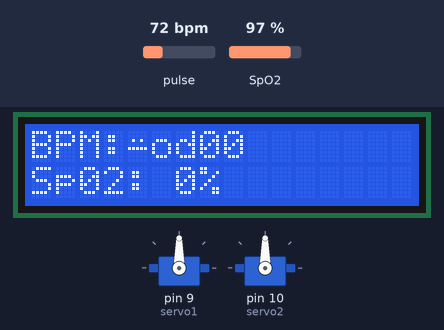
Bench run of a sketch on a simulated Arduino Uno, built with avr-gcc and run on an emulated ATmega328P. On the bench: 2 × servo, 16×2 character LCD. Inputs (shaded band) come from the test bench; at power-on: SpO2 97 %, pulse 72 bpm. What the sketch prints to the serial monitor is not drawn.

Above: at 13.1 s.
13.2 s: SpO2 set to 94 %
At 17.8 s:
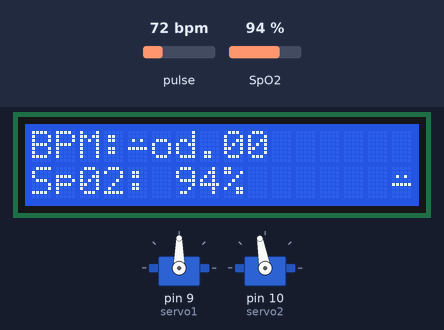
19.6 s: SpO2 set to 100 %
At 22.9 s:
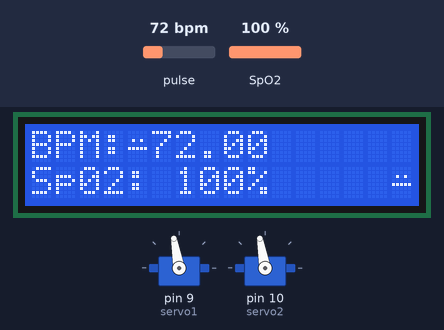
23.2 s: pulse set to 94 bpm
At 23.7 s:
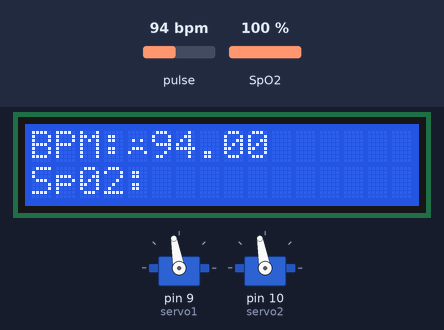
29.9 s: pulse set to 97 bpm
At 32.4 s:
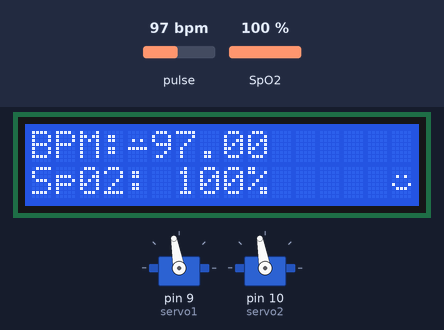
38.1 s: SpO2 set to 80 %
At 42.3 s:
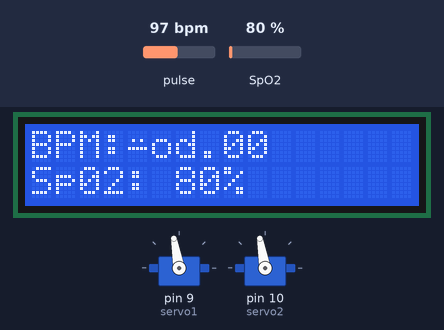
46.5 s: SpO2 set to 96 %
At 51.6 s:
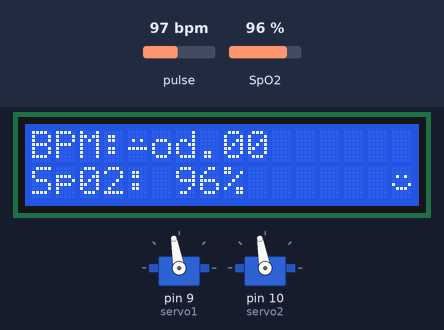
Timing chart, 0 to 53.1 s (numbered marks = the images above; inputs shaded):
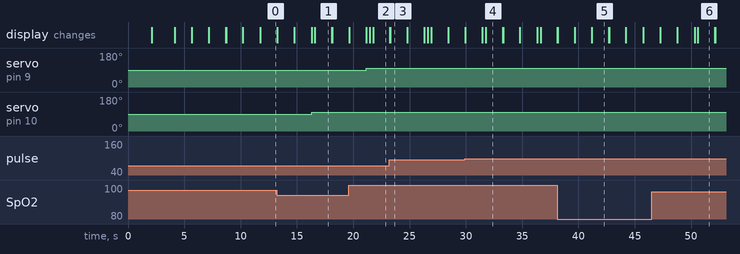

Measured:
- the behaviour switches between 96 and 95 % on SpO2 (found by bisection; images 0 and 1)
- the behaviour switches between 95 and 96 bpm on pulse (found by bisection; images 3 and 4)
- after the input at 13.2 s, servo on pin 9 (servo1): stays 90° (without the input it goes to 100° after 3.1 s); servo on pin 10 (servo2): 90° → 100° after 3.1 s instead of 3.4 s; the display: first differs from a run without the input after 3.1 s (image 1 shows a later state)
- after the input at 19.6 s, servo on pin 9 (servo1): 90° → 100° after 1.6 s; the display: first differs from a run without the input after 1.6 s (image 2 shows a later state)
- after the input at 38.1 s, the display: first differs from a run without the input after 3.1 s (image 5)
- after the input at 46.5 s, the display: first differs from a run without the input after 3.8 s (image 6 shows a later state)
- what the display in image 1 shows lasts 1.5 s, from 16.6 s to 18.1 s

The sketch:

Pluse_Oximeter.ino
```cpp
#include <LiquidCrystal_I2C.h>
#include <Wire.h>
#include <Servo.h>
#include "MAX30100_PulseOximeter.h"
Servo servo1;
Servo servo2;

#define REPORTING_PERIOD_MS     1000

LiquidCrystal_I2C lcd(0x27, 16, 2);

byte smile[] = {
  B00000,
  B00000,
  B01010,
  B00000,
  B10001,
  B01110,
  B00000,
  B00000
};
byte mod[] = {
  B00000,
  B00000,
  B01010,
  B00000,
  B11111,
  B00000,
  B00000,
  B00000
};
byte sad[] = {
  B00000,
  B00000,
  B01010,
  B00000,
  B01110,
  B10001,
  B00000,
  B00000
};

PulseOximeter pox;
uint32_t tsLastReport = 0;

void onBeatDetected()
{
  Serial.println("Beat!!!");
}

void setup()
{
  servo1.attach(9);
  servo2.attach(10);

  Serial.begin(9600);
  lcd.init();
  lcd.backlight();
  lcd.createChar(1 , smile);
  lcd.createChar(2 , mod);
  lcd.createChar(3 , sad);
  lcd.setCursor(0, 0);
  lcd.print("      Pluse");
  lcd.setCursor(0, 1);
  lcd.print("    Oximeter");
   lcd.setCursor(0 , 0);
  delay(2000);
  lcd.clear();
   lcd.setCursor(7 , 0);
    lcd.print("BPM: ");
    lcd.print(pox.getHeartRate());
    lcd.setCursor(7 , 1);
    lcd.print("Sp02: ");
    delay(2000);


 /* lcd.setCursor(1,1);
      lcd.write(3);//}
      lcd.write(3);//}
      delay(1500);

    lcd.clear();
     lcd.setCursor(1,1);
      lcd.write(1);//}
      lcd.write(16,1,1);//}
      delay(1500);

    lcd.clear();
    lcd.setCursor(1,1);
      lcd.write(2);//}
      lcd.write(               2);//}
      delay(1500);
      lcd.clear(); */

  if (!pox.begin()) {
    Serial.println("FAILED");
    for (;;);
    lcd.clear();
  }
  else {
    Serial.println("SUCCESS");
    lcd.clear();
  }
  pox.setIRLedCurrent(MAX30100_LED_CURR_7_6MA);

  pox.setOnBeatDetectedCallback(onBeatDetected);
}

void loop()
{
    lcd.setCursor(0 , 0);
    lcd.print("BPM: ");
    lcd.print(pox.getHeartRate());
    lcd.setCursor(0 , 1);
    lcd.print("Sp02: ");

  lcd.setCursor(4,0);
      lcd.write(3);//}
      delay(1500);

    lcd.clear();
     lcd.setCursor(4,0);
      lcd.write(1);//}
      delay(1500);

    lcd.clear();

  pox.update();
  if (millis() - tsLastReport > REPORTING_PERIOD_MS) {

    lcd.clear();
    lcd.setCursor(0 , 0);
    lcd.print("BPM: ");
    lcd.print(pox.getHeartRate());
    lcd.setCursor(0 , 1);
    lcd.print("Sp02: ");
    lcd.print(pox.getSpO2());
    lcd.print("%");
    tsLastReport = millis();

    if (pox.getSpO2() >= 96) {
      lcd.setCursor(15 , 1);
      lcd.write(1);
      servo1.write(100);
      delay(300);
      servo1.write(100);
    }
    if (pox.getSpO2() <= 96){
      lcd.setCursor(4,0);
      lcd.print("mod");}

    if (pox.getHeartRate() <= 95 && pox.getSpO2() >= 91) {
      lcd.setCursor(15 , 1);
      lcd.write(2);
      servo2.write(100);
      delay(300);
      servo2.write(100);
    }
    // if (pox.getSpO2() <= 96){
      lcd.setCursor(4,0);
      lcd.write(2);//}
      delay(1500);
    lcd.clear();
  }

}
```
